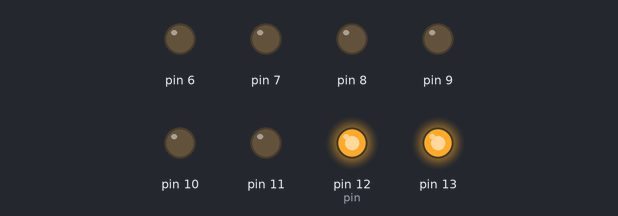
Recording of a sketch running on a simulated Arduino Uno, built with avr-gcc and run on an emulated ATmega328P. On the bench: output pins drawn as LEDs (lit = HIGH).

Above: at 0.2 s.
At 1.2 s:
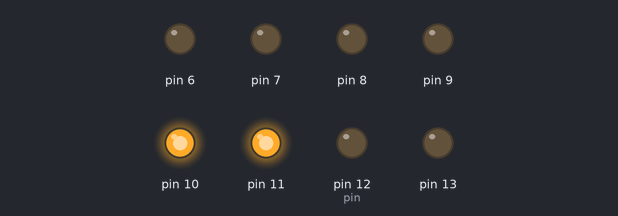
At 1.7 s:
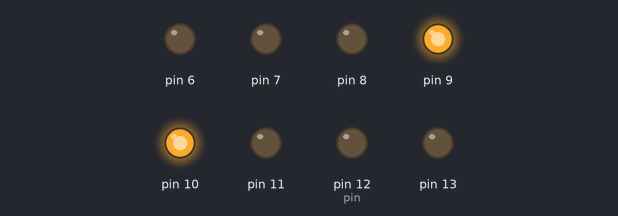
At 3.2 s:
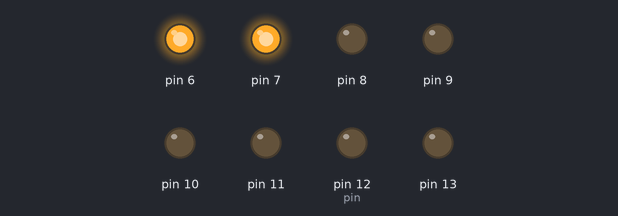
At 5.7 s:
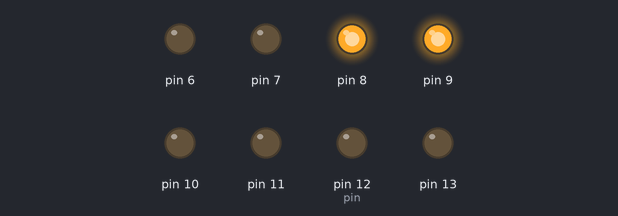
At 7.7 s:
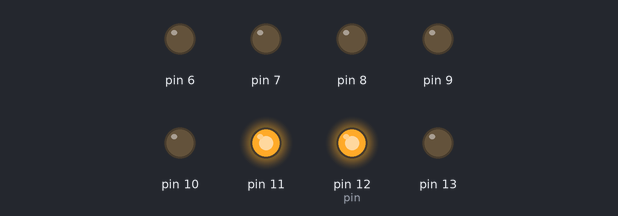
Timing chart, 0 to 8.1 s (numbered marks = the images above):
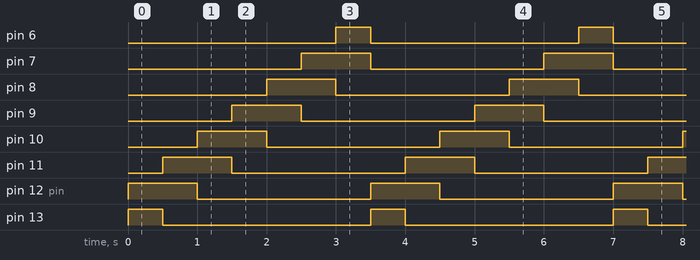

Measured:
- by itself, pin 6, pin 13: alternates HIGH for 0.50 s and LOW for 3.0 s
- by itself, pin 7–11, pin 12 (pin): alternates HIGH for 1.0 s and LOW for 2.5 s
- by itself, everything shown: repeats every 3.5 s, in 14 steps

The sketch:

ARD_604M_8LEDSgroup_2BIT_MUEVE_sinFORIF.ino.ino
```cpp
byte pin = 12;
void setup (){
   pinMode(13,OUTPUT);
   pinMode(12,OUTPUT);
   pinMode(11,OUTPUT);
   pinMode(10,OUTPUT);
   pinMode(9,OUTPUT);
   pinMode(8,OUTPUT);
   pinMode(7,OUTPUT);
   pinMode(6,OUTPUT);
}
void loop() {
   digitalWrite(pin+1, 1);
   digitalWrite(pin, 1);
   //desventaja de : desde el inicio se muestran ambos leds en pantalla.
   delay(500);
   digitalWrite(pin+1, 0);
   digitalWrite(pin, 0);
   //ENCENDER DOS LEDS

   pin=(pin==6)*12+(pin!=6)*(pin-1);
}
```
